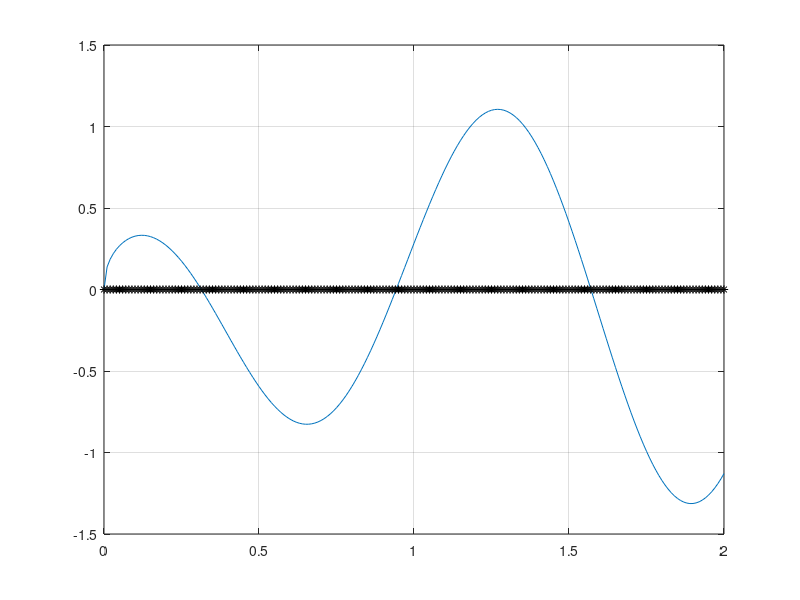

MATLAB code for this plot:
%%
            % Solving a non linear equation
            % Newton Method
close all
clear all 
format long

f = @(x) cos(5* x).* x.^ (3/7);
df = @(x) ( 3* cos(5.* x) ) ./ ( 7.* x.^ (4/7) ) - 5* x.^ (3/7).* sin(5.* x);

            % making a mesh on x axis with the step of 0.01
x = [0: 0.01: 2]';
y = f(x);


plot(x, y, x, zeros(size(x)),'k*') 
grid on
            % in this plot we see there are 3 answers for this equation
            % answers are approximately around %0.3, 0.9, 1.65
            % we want to find the one which is around 1.6, so we choose 
            % x = 1.6 as our initial guess to use in Newton's method


x = 1.6;
tolerance = 10e-12;
maxIter = 200;

for i = 1:maxIter
    i;
    delta = -f(x) / df(x);
    if abs(delta) < tolerance
        break
    end
    x = x + delta;
end

sprintf (" the number of iterations for Newton's method = %.15g ", i)
x




%%
            % Bisection Method

close all
clear all 
format long

f = @(x) cos(5* x).* x.^ (3/7);
df = @(x) ( 3* cos(5.* x) )./ ( 7.* x.^ (4/7) ) - 5 * x.^ (3/7).* sin(5.* x);

               % making a mesh on x axis with the step of 0.01
x = [ 0: 0.01: 2]';
y = f(x);


plot(x, y, x, zeros(size(x)),'k*') 
grid on


            % in this plot we see there are 3 answers for this equation
            % answers are approximately around %0.3, 0.9, 1.65
            % we want to find the one which is around 1.6, so we choose 
            % x = 0.9 as our initial guess to use in Newton's method


a = 0.7;
b = 1;
xm = (a+b) / 2;

tolerance = 10e-12;
maxIter = 200;

for i = 1 : maxIter
    i;
    if f(a).* f(xm) < 0
        b = xm;
    else
        a = xm;
    end

    xm = (a+b)./ 2;
    err = (a-b)/2

        if abs(err) < tolerance
            break
        end
end
sprintf(" the number of iterations for Bisection method = %.15g ", i)
xm 

%Newton method finishes operating at 4th operation to get the answer with a
%tolerance of 10e-11, bisection method takes 31 iteration for the same
%operation.